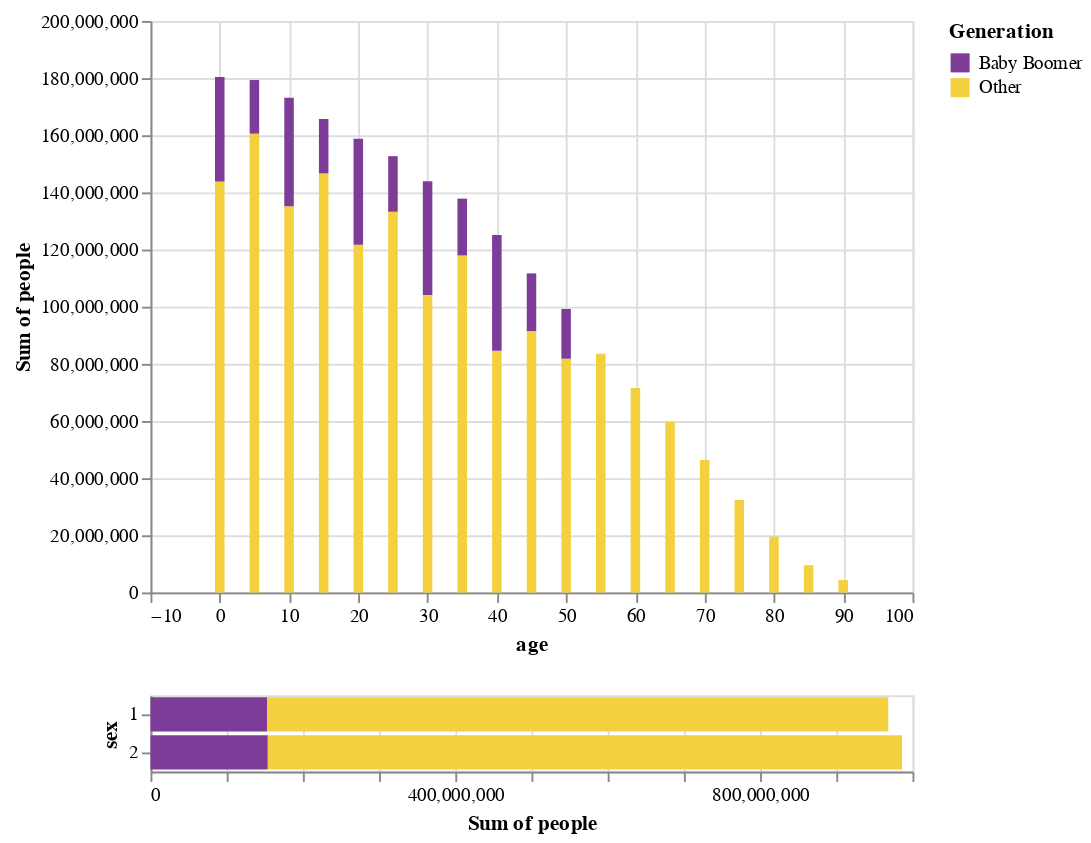

This figure's notebook cell:
### Markdown cell above
##### Q7 - Combine Q5 and Q6 to One Chart

In question 6, we linked the distribution of sex to the age selection for just the year 2000.  Let us visualize all the data by incorporating the year selection slider from question 5 so that you can select which year of data you are viewing. Retain the ability to just select one age group for the sex distribution, and default to no age group selected.

Add a tooltip so you can see exactly how many people are in the age range for the top "Distribution of Ages for the Selected Year" histogram. 

Encode membership of the Baby Boomer generation with color using "#7D3C98" (purple) for the boomers "#F4D03F" (gold) for other.

### Code cell
interval = alt.selection_interval()

all = alt.Chart(df_pop).mark_bar().encode(
    x = 'age', y = 'sum(people)', 
    color = alt.condition (interval, 'Generation', alt.value('lightgray'))
).add_selection(
    interval
)

sex = alt.Chart(df_pop).mark_bar().encode(
    x = 'sum(people)', y = 'sex', color = alt.Color('Generation', scale = alt.Scale(domain = ['Baby Boomer', 'Other'], range = ['#7D3C98','#F4D03F']))
).transform_filter(
    interval
)

link = all & sex

link.add_selection(
    selector
).transform_filter(
    selector
)

### Figure 1 — Vega-Lite specification as saved in the notebook (floating-point values rounded to 4 significant figures; data arrays with more than 128 entries replaced by an {"elided": "..."} marker saying what was removed)
{"config": {"view": {"continuousWidth": 400, "continuousHeight": 300}}, "vconcat": [{"mark": "bar", "encoding": {"color": {"condition": {"field": "Generation", "type": "nominal", "selection": "selector003"}, "value": "lightgray"}, "x": {"field": "age", "type": "quantitative"}, "y": {"aggregate": "sum", "field": "people", "type": "quantitative"}}, "selection": {"selector003": {"type": "interval"}, "selector001": {"type": "single", "fields": ["year"], "bind": {"input": "range", "max": 2000, "min": 1900, "name": "Select Year:", "step": 10}}}}, {"mark": "bar", "encoding": {"color": {"field": "Generation", "scale": {"domain": ["Baby Boomer", "Other"], "range": ["#7D3C98", "#F4D03F"]}, "type": "nominal"}, "x": {"aggregate": "sum", "field": "people", "type": "quantitative"}, "y": {"field": "sex", "type": "nominal"}}, "selection": {"selector001": {"type": "single", "fields": ["year"], "bind": {"input": "range", "max": 2000, "min": 1900, "name": "Select Year:", "step": 10}}}, "transform": [{"filter": {"selection": "selector003"}}]}], "data": {"name": "data-e4d677e177a679cab008f193e66b9847"}, "transform": [{"filter": {"selection": "selector001"}}], "$schema": "https://vega.github.io/schema/vega-lite/v4.17.0.json", "datasets": {"data-e4d677e177a679cab008f193e66b9847": {"elided": "570 records"}}}
